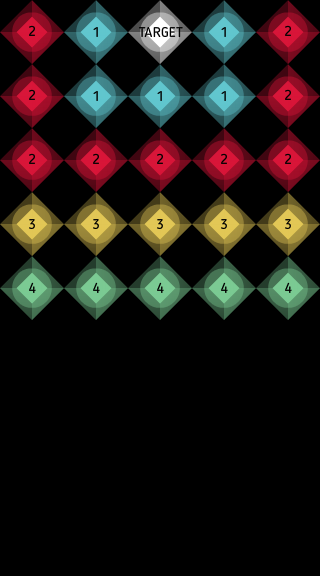

This game map was drawn from its Tiled (.tmx) file and the tilesets committed beside it. A one-line description and the full map source follow:
An orthogonal 5x9 tile map with 64x64 px tiles, 1 tile layer (Tile Layer 1), 3 tilesets.

<map version="1.0" tiledversion="1.1.2" orientation="orthogonal" renderorder="right-down" width="5" height="9" tilewidth="64" tileheight="64" infinite="0" nextobjectid="1">
 <properties>
  <property name="maxMoves" type="int" value="120" />
  <property name="targetLife" type="int" value="4" />
 </properties>
 <tileset firstgid="1" source="../gameItens/GameItens.tsx" />
 <tileset firstgid="15" source="../hubAssets/HubGuides.tsx" />
 <tileset firstgid="17" source="../hubAssets/HUBTileset.tsx" />
 <layer name="Tile Layer 1" width="5" height="9">
  <data encoding="csv">
3,2,11,2,3,
3,2,2,2,3,
3,3,3,3,3,
4,4,4,4,4,
5,5,5,5,5,
0,0,0,0,0,
0,0,0,0,0,
0,0,0,0,0,
0,0,0,0,0
</data>
 </layer>
</map>
